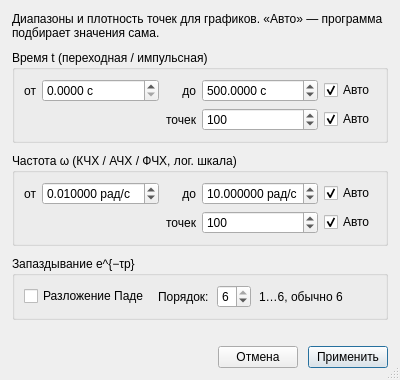
<?xml version="1.0" encoding="UTF-8"?>
<ui version="4.0">
 <class>ModParDialog</class>
 <widget class="QDialog" name="ModParDialog">
  <property name="geometry">
   <rect>
    <x>0</x>
    <y>0</y>
    <width>400</width>
    <height>380</height>
   </rect>
  </property>
  <property name="windowTitle">
   <string>Параметры моделирования</string>
  </property>
  <property name="sizeGripEnabled">
   <bool>true</bool>
  </property>
  <layout class="QVBoxLayout" name="verticalLayout">
   <property name="spacing">
    <number>10</number>
   </property>
   <property name="leftMargin">
    <number>12</number>
   </property>
   <property name="topMargin">
    <number>12</number>
   </property>
   <property name="rightMargin">
    <number>12</number>
   </property>
   <property name="bottomMargin">
    <number>12</number>
   </property>
   <item>
    <widget class="QLabel" name="hintLabel">
     <property name="text">
      <string>Диапазоны и плотность точек для графиков. «Авто» — программа подбирает значения сама.</string>
     </property>
     <property name="wordWrap">
      <bool>true</bool>
     </property>
     <property name="styleSheet">
      <string notr="true">color: palette(placeholder-text);</string>
     </property>
    </widget>
   </item>
   <item>
    <widget class="QGroupBox" name="timeGroup">
     <property name="title">
      <string>Время t (переходная / импульсная)</string>
     </property>
     <layout class="QGridLayout" name="timeGrid">
      <property name="horizontalSpacing">
       <number>6</number>
      </property>
      <property name="verticalSpacing">
       <number>6</number>
      </property>
      <item row="0" column="0">
       <widget class="QLabel" name="timeMinLabel">
        <property name="text">
         <string>от</string>
        </property>
        <property name="alignment">
         <set>Qt::AlignRight|Qt::AlignVCenter</set>
        </property>
       </widget>
      </item>
      <item row="0" column="1">
       <widget class="CompactDoubleSpinBox" name="timeMinSpinBox">
        <property name="sizePolicy">
         <sizepolicy hsizetype="Expanding" vsizetype="Fixed">
          <horstretch>1</horstretch>
          <verstretch>0</verstretch>
         </sizepolicy>
        </property>
        <property name="suffix">
         <string> с</string>
        </property>
        <property name="decimals">
         <number>4</number>
        </property>
        <property name="minimum">
         <double>0.000000000000000</double>
        </property>
        <property name="maximum">
         <double>100000.000000000000000</double>
        </property>
        <property name="buttonSymbols">
         <enum>QAbstractSpinBox::UpDownArrows</enum>
        </property>
       </widget>
      </item>
      <item row="0" column="2">
       <widget class="QLabel" name="timeMaxLabel">
        <property name="text">
         <string>до</string>
        </property>
        <property name="alignment">
         <set>Qt::AlignRight|Qt::AlignVCenter</set>
        </property>
       </widget>
      </item>
      <item row="0" column="3">
       <widget class="CompactDoubleSpinBox" name="timeMaxSpinBox">
        <property name="sizePolicy">
         <sizepolicy hsizetype="Expanding" vsizetype="Fixed">
          <horstretch>1</horstretch>
          <verstretch>0</verstretch>
         </sizepolicy>
        </property>
        <property name="suffix">
         <string> с</string>
        </property>
        <property name="decimals">
         <number>4</number>
        </property>
        <property name="minimum">
         <double>0.001000000000000</double>
        </property>
        <property name="maximum">
         <double>100000.000000000000000</double>
        </property>
        <property name="value">
         <double>500.000000000000000</double>
        </property>
       </widget>
      </item>
      <item row="0" column="4">
       <widget class="QCheckBox" name="autoTimeRangeCheckBox">
        <property name="text">
         <string>Авто</string>
        </property>
        <property name="checked">
         <bool>true</bool>
        </property>
        <property name="toolTip">
         <string>Подбирать интервал времени автоматически</string>
        </property>
       </widget>
      </item>
      <item row="1" column="2">
       <widget class="QLabel" name="timeIntervalsLabel">
        <property name="text">
         <string>точек</string>
        </property>
        <property name="alignment">
         <set>Qt::AlignRight|Qt::AlignVCenter</set>
        </property>
       </widget>
      </item>
      <item row="1" column="3">
       <widget class="QSpinBox" name="timeIntervalsSpinBox">
        <property name="minimum">
         <number>10</number>
        </property>
        <property name="maximum">
         <number>5000</number>
        </property>
        <property name="value">
         <number>100</number>
        </property>
       </widget>
      </item>
      <item row="1" column="4">
       <widget class="QCheckBox" name="autoTimeIntervalsCheckBox">
        <property name="text">
         <string>Авто</string>
        </property>
        <property name="checked">
         <bool>true</bool>
        </property>
        <property name="toolTip">
         <string>Число точек на графике подбирается само</string>
        </property>
       </widget>
      </item>
     </layout>
    </widget>
   </item>
   <item>
    <widget class="QGroupBox" name="freqGroup">
     <property name="title">
      <string>Частота ω (КЧХ / АЧХ / ФЧХ, лог. шкала)</string>
     </property>
     <layout class="QGridLayout" name="freqGrid">
      <property name="horizontalSpacing">
       <number>6</number>
      </property>
      <property name="verticalSpacing">
       <number>6</number>
      </property>
      <item row="0" column="0">
       <widget class="QLabel" name="freqMinLabel">
        <property name="text">
         <string>от</string>
        </property>
        <property name="alignment">
         <set>Qt::AlignRight|Qt::AlignVCenter</set>
        </property>
       </widget>
      </item>
      <item row="0" column="1">
       <widget class="CompactDoubleSpinBox" name="freqMinSpinBox">
        <property name="sizePolicy">
         <sizepolicy hsizetype="Expanding" vsizetype="Fixed">
          <horstretch>1</horstretch>
          <verstretch>0</verstretch>
         </sizepolicy>
        </property>
        <property name="suffix">
         <string> рад/с</string>
        </property>
        <property name="decimals">
         <number>6</number>
        </property>
        <property name="minimum">
         <double>0.000100000000000</double>
        </property>
        <property name="maximum">
         <double>100000.000000000000000</double>
        </property>
        <property name="value">
         <double>0.010000000000000</double>
        </property>
       </widget>
      </item>
      <item row="0" column="2">
       <widget class="QLabel" name="freqMaxLabel">
        <property name="text">
         <string>до</string>
        </property>
        <property name="alignment">
         <set>Qt::AlignRight|Qt::AlignVCenter</set>
        </property>
       </widget>
      </item>
      <item row="0" column="3">
       <widget class="CompactDoubleSpinBox" name="freqMaxSpinBox">
        <property name="sizePolicy">
         <sizepolicy hsizetype="Expanding" vsizetype="Fixed">
          <horstretch>1</horstretch>
          <verstretch>0</verstretch>
         </sizepolicy>
        </property>
        <property name="suffix">
         <string> рад/с</string>
        </property>
        <property name="decimals">
         <number>6</number>
        </property>
        <property name="minimum">
         <double>0.000100000000000</double>
        </property>
        <property name="maximum">
         <double>100000.000000000000000</double>
        </property>
        <property name="value">
         <double>10.000000000000000</double>
        </property>
       </widget>
      </item>
      <item row="0" column="4">
       <widget class="QCheckBox" name="autoFreqRangeCheckBox">
        <property name="text">
         <string>Авто</string>
        </property>
        <property name="checked">
         <bool>true</bool>
        </property>
        <property name="toolTip">
         <string>Диапазон частот подбирается по модели</string>
        </property>
       </widget>
      </item>
      <item row="1" column="2">
       <widget class="QLabel" name="freqIntervalsLabel">
        <property name="text">
         <string>точек</string>
        </property>
        <property name="alignment">
         <set>Qt::AlignRight|Qt::AlignVCenter</set>
        </property>
       </widget>
      </item>
      <item row="1" column="3">
       <widget class="QSpinBox" name="freqIntervalsSpinBox">
        <property name="minimum">
         <number>2</number>
        </property>
        <property name="maximum">
         <number>5000</number>
        </property>
        <property name="value">
         <number>100</number>
        </property>
       </widget>
      </item>
      <item row="1" column="4">
       <widget class="QCheckBox" name="autoFreqIntervalsCheckBox">
        <property name="text">
         <string>Авто</string>
        </property>
        <property name="checked">
         <bool>true</bool>
        </property>
        <property name="toolTip">
         <string>Число частотных точек подбирается само</string>
        </property>
       </widget>
      </item>
     </layout>
    </widget>
   </item>
   <item>
    <widget class="QGroupBox" name="approxGroup">
     <property name="title">
      <string>Запаздывание e^{−τp}</string>
     </property>
     <layout class="QHBoxLayout" name="approxLayout">
      <property name="spacing">
       <number>8</number>
      </property>
      <item>
       <widget class="QCheckBox" name="usePadeCheckBox">
        <property name="text">
         <string>Разложение Паде</string>
        </property>
        <property name="toolTip">
         <string>Вкл. — рациональная аппроксимация e^{−τp}. Выкл. — точное запаздывание (сдвиг h(t), фаза −ωτ).</string>
        </property>
        <property name="visible">
         <bool>false</bool>
        </property>
       </widget>
      </item>
      <item>
       <widget class="QLabel" name="approxOrderLabel">
        <property name="text">
         <string>Порядок:</string>
        </property>
       </widget>
      </item>
      <item>
       <widget class="QSpinBox" name="approxOrderSpinBox">
        <property name="minimum">
         <number>1</number>
        </property>
        <property name="maximum">
         <number>6</number>
        </property>
        <property name="value">
         <number>6</number>
        </property>
        <property name="toolTip">
         <string>Чем выше, тем точнее модель запаздывания (медленнее расчёт)</string>
        </property>
       </widget>
      </item>
      <item>
       <widget class="QLabel" name="approxHint">
        <property name="text">
         <string>1…6, обычно 6</string>
        </property>
        <property name="styleSheet">
         <string notr="true">color: palette(placeholder-text);</string>
        </property>
       </widget>
      </item>
      <item>
       <spacer name="approxSpacer">
        <property name="orientation">
         <enum>Qt::Horizontal</enum>
        </property>
        <property name="sizeHint" stdset="0">
         <size>
          <width>8</width>
          <height>20</height>
         </size>
        </property>
       </spacer>
      </item>
     </layout>
    </widget>
   </item>
   <item>
    <spacer name="vSpacer">
     <property name="orientation">
      <enum>Qt::Vertical</enum>
     </property>
     <property name="sizeHint" stdset="0">
      <size>
       <width>20</width>
       <height>4</height>
      </size>
     </property>
    </spacer>
   </item>
   <item>
    <layout class="QHBoxLayout" name="buttonLayout">
     <item>
      <spacer name="btnSpacer">
       <property name="orientation">
        <enum>Qt::Horizontal</enum>
       </property>
       <property name="sizeHint" stdset="0">
        <size>
         <width>40</width>
         <height>20</height>
        </size>
       </property>
      </spacer>
     </item>
     <item>
      <widget class="QPushButton" name="cancelButton">
       <property name="text">
        <string>Отмена</string>
       </property>
      </widget>
     </item>
     <item>
      <widget class="QPushButton" name="applyButton">
       <property name="text">
        <string>Применить</string>
       </property>
       <property name="default">
        <bool>true</bool>
       </property>
      </widget>
     </item>
    </layout>
   </item>
  </layout>
 </widget>
 <customwidgets>
  <customwidget>
   <class>CompactDoubleSpinBox</class>
   <extends>QDoubleSpinBox</extends>
   <header>code/widgets/compact-double-spin-box.h</header>
  </customwidget>
 </customwidgets>
 <resources/>
 <connections/>
</ui>
